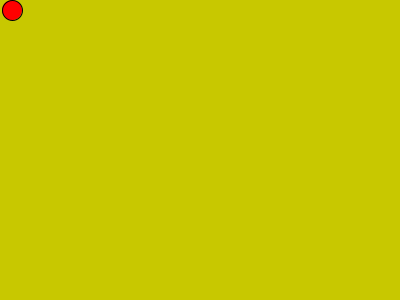
Frame 1 (no input)
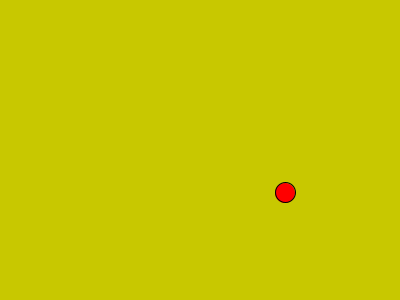
Frame 60 (the mouse pressed at the canvas centre just before this capture)
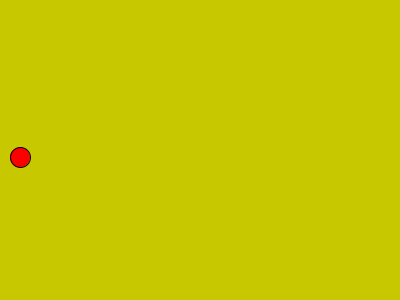
Frame 120 (the mouse held since frame 60 and released just before this capture)

The Processing sketch that drew these frames (run headless with seeded random() and noise(); from frame 60 on, the mouse is pressed at the canvas centre):

// Processing sketch: processing_172901
// ── processing_172901.pde

float x,y;
float x_velocity, y_velocity;
float gravity;
float radius;

void setup()
{
  size(400,300);
  x = 2;
  y = 10;
  x_velocity = 10;
  y_velocity = 0;
  gravity = 0.1;
  radius = 10;
}
void draw()
{
  background(200,200,0);
  y_velocity += gravity;
  x += x_velocity ;
  y += y_velocity ;
  if ( y>(height-radius) )
  {
    y = height-radius;
    y_velocity *= -0.7;
  }
  if ( x<radius )
  {
    x = radius;
    x_velocity *= -0.5;
  }
  if ( x>(width-radius) )
  {
    x = width-radius;
    x_velocity *= -0.5;
}
  ball(x,y);
}

void ball (float x, float y)
{
  pushMatrix();
  translate(x,y);
  ellipseMode(RADIUS);
  fill(255,0,0);
  ellipse(0,0,radius,radius);
  popMatrix();
}
